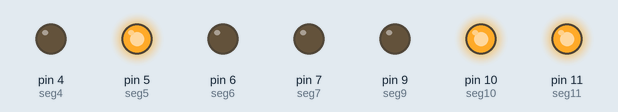
A sketch run on a simulated Arduino Uno, built with avr-gcc and run on an emulated ATmega328P. Parts: output pins drawn as LEDs (lit = HIGH).

Above: at 0.1 s.
Timing chart, 0 to 1.6 s (numbered marks = the images above):
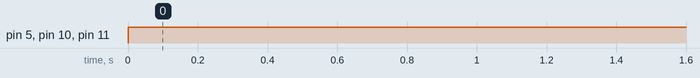

The sketch:

Segmentti.ino
```cpp
#define seg4 4    //Pinnien määrittäminen
#define seg5 5
#define seg6 6
#define seg7 7
#define seg9 9
#define seg10 10
#define seg11 11


int viive = 1000;


void setup() {

  pinMode(seg4, OUTPUT);   //Ulostulon määrittäminen
  pinMode(seg5, OUTPUT);
  pinMode(seg6, OUTPUT);
  pinMode(seg7, OUTPUT);
  pinMode(seg9, OUTPUT);
  pinMode(seg10, OUTPUT);
  pinMode(seg11, OUTPUT);

 }

 void showNum(int number)
 {
  if(number == 9){
    nine();
  }else if(number == 8){
    eight();
  }else if(number == 7){
    seven();
  }else if(number == 6){
    six();
  }else if(number == 5) {
    five();
  }else if(number == 4) {
    four();
  }else if(number == 3) {
    three();
  }else if(number == 2) {
    two();
  }else if(number == 1) {
    one();
  }else if(number == 0) {


  }


 }


void loop() {
 showNum (4);
}


void nine(){                           //Näyttää numeron yhdeksän
  digitalWrite(seg4, LOW);
  digitalWrite(seg5, LOW);
  digitalWrite(seg6, LOW);
  digitalWrite(seg7, LOW);
  digitalWrite(seg9, LOW);
  digitalWrite(seg10,LOW);
  digitalWrite(seg11, HIGH);
  delay(viive);
}

void eight(){                           //Näyttää numeron kahdeksan
  digitalWrite(seg4, LOW);
  digitalWrite(seg5, LOW);
  digitalWrite(seg6, LOW);
  digitalWrite(seg7, LOW);
  digitalWrite(seg9, LOW);
  digitalWrite(seg10,LOW);
  digitalWrite(seg11, LOW);
  delay(viive);
  }

void seven(){                           //Näyttää numeron seitsemän
  digitalWrite(seg4, LOW);
  digitalWrite(seg5, LOW);
  digitalWrite(seg6, HIGH);
  digitalWrite(seg7, HIGH);
  digitalWrite(seg9, LOW);
  digitalWrite(seg10, HIGH);
  digitalWrite(seg11, HIGH);
  delay(viive);
  }

void six(){                             //Näyttää numeron kuusi
  digitalWrite(seg4, HIGH);
  digitalWrite(seg5, LOW);
  digitalWrite(seg6, LOW);
  digitalWrite(seg7, LOW);
  digitalWrite(seg9, LOW);
  digitalWrite(seg10, LOW);
  digitalWrite(seg11, LOW);
  delay(viive);
  }

void five(){                            //Näyttää numeron viisi
  digitalWrite(seg4, HIGH);
  digitalWrite(seg5, LOW);
  digitalWrite(seg6, LOW);
  digitalWrite(seg7, LOW);
  digitalWrite(seg9, LOW);
  digitalWrite(seg10, LOW);
  digitalWrite(seg11, HIGH);
  delay(viive);
  }

void four(){                            //Näyttää numeron neljä
  digitalWrite(seg4, LOW);
  digitalWrite(seg5, HIGH);
  digitalWrite(seg6, LOW);
  digitalWrite(seg7, LOW);
  digitalWrite(seg9, LOW);
  digitalWrite(seg10, HIGH);
  digitalWrite(seg11, HIGH);
  delay(viive);
  }

void three(){                           //Näyttää numeron kolme
  digitalWrite(seg4, LOW);
  digitalWrite(seg5, LOW);
  digitalWrite(seg6, HIGH);
  digitalWrite(seg7, LOW);
  digitalWrite(seg9, LOW);
  digitalWrite(seg10, LOW);
  digitalWrite(seg11, HIGH);
  delay(viive);
  }

void two(){                             //Näyttää numeron kaksi
  digitalWrite(seg4, LOW);
  digitalWrite(seg5, LOW);
  digitalWrite(seg6, HIGH);
  digitalWrite(seg7, LOW);
  digitalWrite(seg9, HIGH);
  digitalWrite(seg10, LOW);
  digitalWrite(seg11, LOW);
  delay(viive);
  }

void one(){                             //Näyttää numeron yksi
  digitalWrite(seg4, LOW);
  digitalWrite(seg5, HIGH);
  digitalWrite(seg6, HIGH);
  digitalWrite(seg7, HIGH);
  digitalWrite(seg9, LOW);
  digitalWrite(seg10, HIGH);
  digitalWrite(seg11, HIGH);
  delay(viive);
  }

void zero(){                            //Näyttää numeron 0
  digitalWrite(seg4, LOW);
  digitalWrite(seg5, LOW);
  digitalWrite(seg6, LOW);
  digitalWrite(seg7, HIGH);
  digitalWrite(seg9, LOW);
  digitalWrite(seg10, LOW);
  digitalWrite(seg11, LOW);
  delay(viive);
  }
```

Measured:
- by itself, pin 5 (seg5), pin 10 (seg10), pin 11 (seg11): LOW → HIGH at 0.00 s
